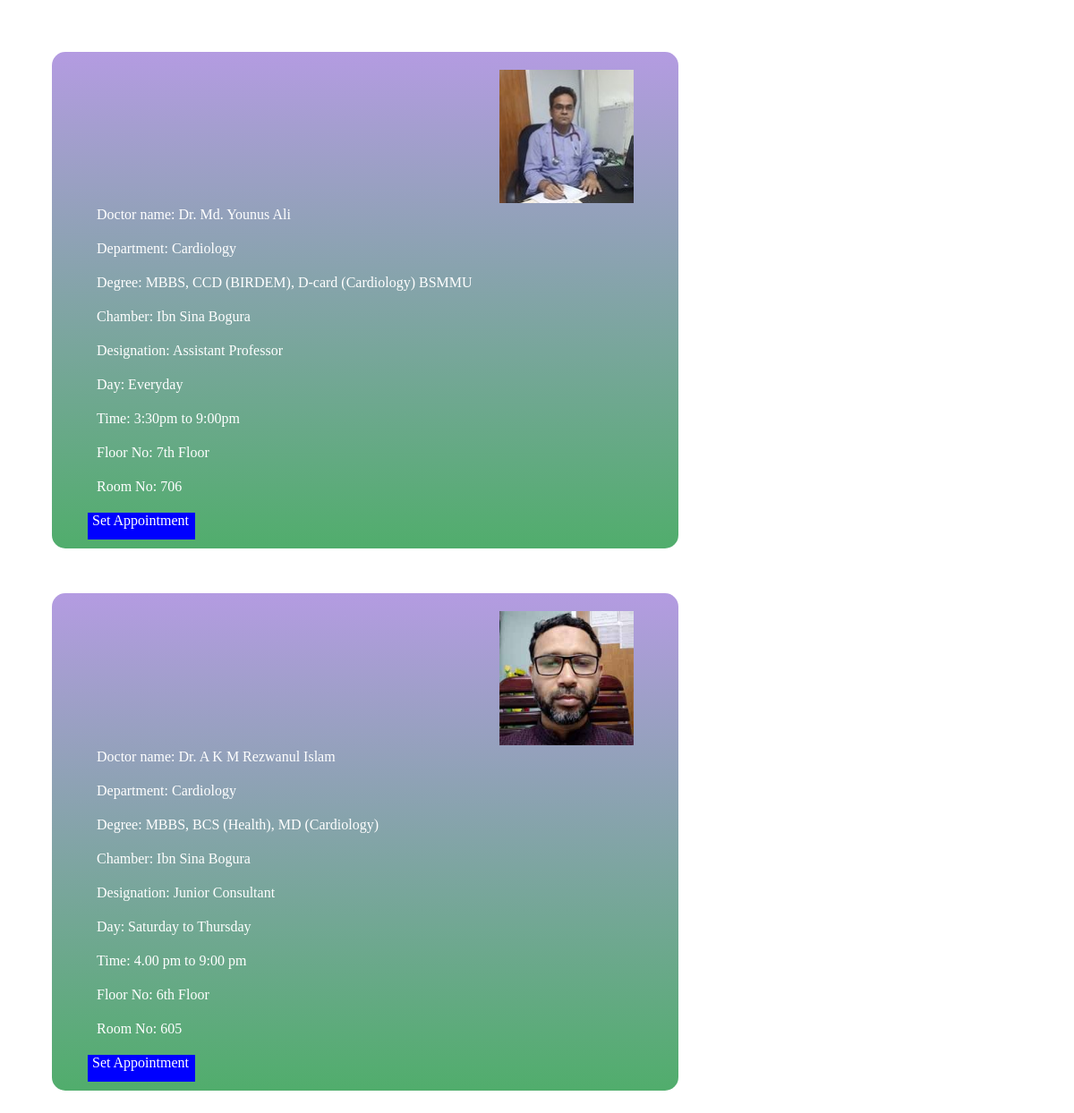
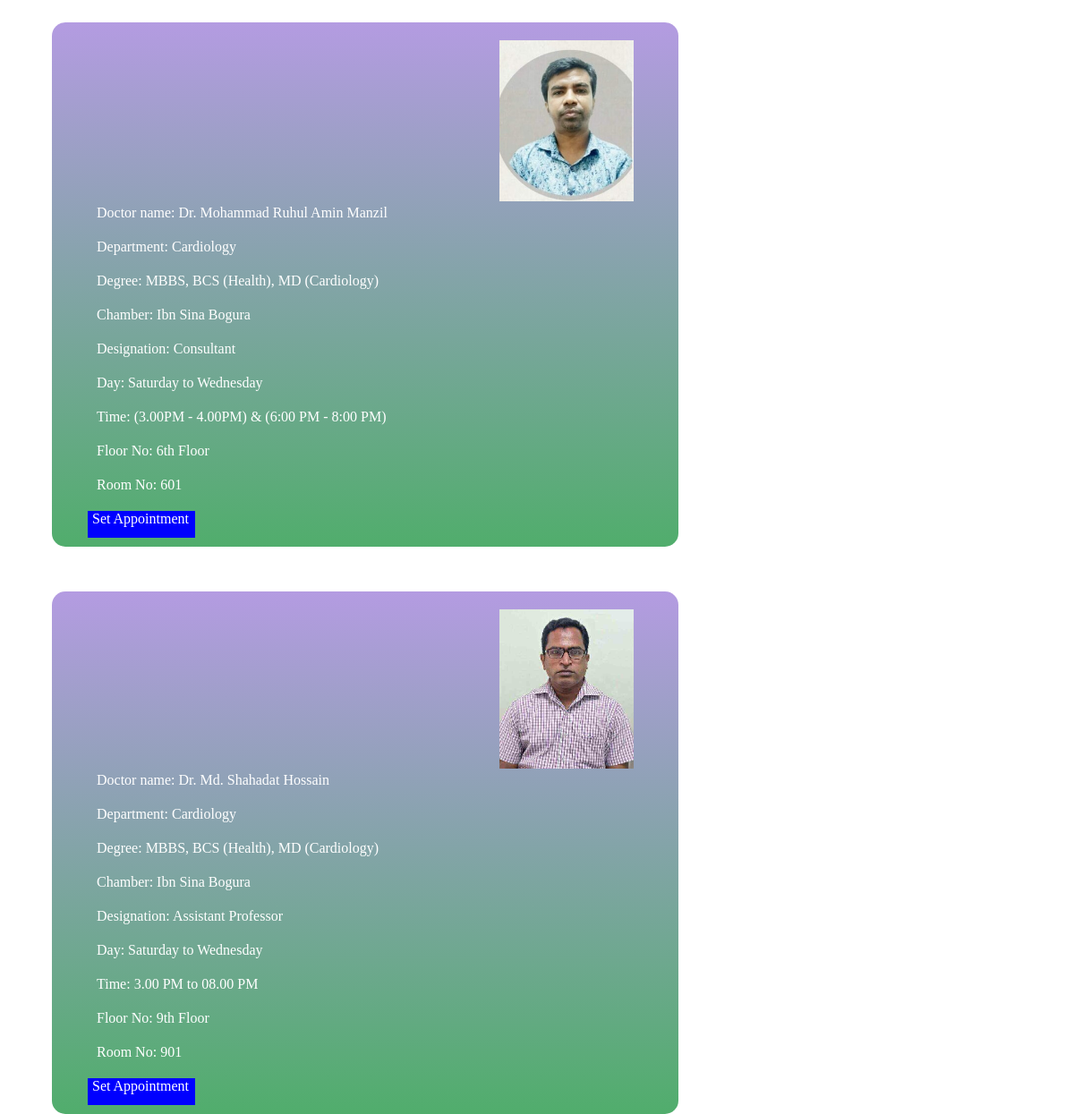
Page /doctor.php?category_id=5 on the committed database (2 pictures, top to bottom).
### tables this page shows
CREATE TABLE `doctors` (
  `doctor_id` int(11) NOT NULL,
  `doctor_name` varchar(100) NOT NULL,
  `email_name` varchar(100) NOT NULL,
  `password` varchar(100) NOT NULL,
  `image_name` varchar(255) NOT NULL,
  `catagory_id` int(11) NOT NULL,
  `degree` varchar(255) NOT NULL,
  `chamber_name` varchar(255) NOT NULL,
  `designation` varchar(100) NOT NULL,
  `day` varchar(50) NOT NULL,
  `time_schedule` varchar(100) NOT NULL,
  `floor_no` varchar(20) NOT NULL,
  `room_no` varchar(20) NOT NULL
);

CREATE TABLE `category` (
  `category_id` int(11) NOT NULL,
  `category_name` varchar(100) NOT NULL,
  `image_name` varchar(255) NOT NULL
);

### doctor.php (the view, shortened to what this page needs)
<?php include('data_con/database.php'); ?>
<!DOCTYPE html>
<html lang="en">
<head>
<link rel="stylesheet" type="text/css" href="css-backend/doctor.css" />
</head>
<body>
    <?php
        if(isset($_GET['category_id'])){
        $category_id = $_GET['category_id'];
        $sql = "SELECT category_name FROM category WHERE category_id=$category_id";
        $res = mysqli_query($con, $sql);
        $row = mysqli_fetch_assoc($res);
        $category_name = $row['category_name'];
        }
        else{
        header('location:'.SITEURL);
        }
    ?>
<div class="main">
            <?php
                $sql2 = " SELECT * FROM doctors WHERE catagory_id=$category_id ";
                $res2 = mysqli_query($con, $sql2);
                $count2 = mysqli_num_rows($res2);
                if($count2>0){
                  while($row2 = mysqli_fetch_assoc($res2)){
                    $doctor_id = $row2['doctor_id'];
                    $doctor_name = $row2['doctor_name'];
                    $image_name = $row2['image_name'];
                    $degree = $row2['degree'];
                    $chamber_name = $row2['chamber_name'];
                    $designation = $row2['designation'];
                    $day = $row2['day'];
                    $time_schedule = $row2['time_schedule'];
                    $floor_no = $row2['floor_no'];
                    $room_no = $row2['room_no'];
                    ?>
    <div class= "container">
        <div style="width: 150px; margin-left: 500px;">
        <?php
                        if($image_name==""){
                          echo "not available";
                        }
                        else{
                          ?>
            <img width="100%;" src="<?php echo SITEURL; ?>images/doctor/<?php echo $image_name ?>" alt="">
            <?php
                        }
                      ?>
        </div>
        <div class="inside">
            <a id="doctorTitle" class="doctorDb">Doctor name:</a>
            <span><a class="doctorDb"><?php echo $doctor_name ?></a></span>
        </div>
        <div class="inside">
            <a id="doctorTitle" class="doctorDb">Department:</a>
            <span><a class="doctorDb"><?php echo $category_name ?></a></span>
        </div>
        <div class="inside">
            <a id="doctorTitle" class="doctorDb">Degree:</a>
            <span><a class="doctorDb"><?php echo $degree ?></a></span>
        </div>
        <div class="inside">
            <a id="doctorTitle" class="doctorDb">Chamber:</a>
            <span><a class="doctorDb"><?php echo $chamber_name ?></a></span>
        </div>
        <div class="inside">
            <a id="doctorTitle" class="doctorDb">Designation:</a>
            <span><a class="doctorDb"><?php echo $designation ?></a></span>
        </div>
        <div class="inside">
            <a id="doctorTitle" class="doctorDb">Day:</a>
            <span><a class="doctorDb"><?php echo $day ?></a></span>
        </div>
        <div class="inside">
            <a id="doctorTitle" class="doctorDb">Time:</a>
            <span><a class="doctorDb"><?php echo $time_schedule ?></a></span>
        </div>
        <div class="inside">
            <a id="doctorTitle" class="doctorDb">Floor No:</a>
            <span><a class="doctorDb"><?php echo $floor_no ?></a></span>
        </div>
        <div class="inside">
            <a id="doctorTitle" class="doctorDb">Room No:</a>
            <span><a class="doctorDb"><?php echo $room_no ?></a></span>
        </div>
        <div class="btn-box" style="margin-left: 40px; margin-bottom: 10px; background-color: blue; width: 120px; height: 30px;">
                  <a style="padding-left: 5px; padding-top: 3px; text-decoration: none; color: white;" href="check.php?doctor_id=<?php echo $doctor_id; ?>" name="submit">Set Appointment</a>
		</div>
    </div>
    <?php
                  }
                }
                else{
                  echo "Not avilable";
                }
              ?>
</div>
</body>
</html>

### css-backend/doctor.css (style rules this page uses)
.container { background: linear-gradient(rgba(138, 100, 209, 0.644),rgba(8, 139, 47, 0.705)); text-align: left; color: #fff; height: auto; width: 700px; padding-top: 20px; position: relative; left: 50px; margin-top: 50px; margin-right: 20px; float: left; border-radius: 15px; }
#doctorTitle { padding-left: 50px; }
.inside { padding-bottom: 20px; }

### rows in the picture
doctors: image_name (picture), doctor_name "Dr. Md. Younus Ali", degree "MBBS, CCD (BIRDEM), D-card (Cardiology) BSMMU", chamber_name "Ibn Sina Bogura", designation "Assistant Professor", day "Everyday", time_schedule "3:30pm to 9:00pm", floor_no "7th Floor", room_no "706"
category: category_name "Cardiology"
doctors: image_name (picture), doctor_name "Dr. A K M Rezwanul Islam", degree "MBBS, BCS (Health), MD (Cardiology)", chamber_name "Ibn Sina Bogura", designation "Junior Consultant", day "Saturday to Thursday", time_schedule "4.00 pm to 9:00 pm", floor_no "6th Floor", room_no "605"
doctors: image_name (picture), doctor_name "Dr. Mohammad Ruhul Amin Manzil", degree "MBBS, BCS (Health), MD (Cardiology)", chamber_name "Ibn Sina Bogura", designation "Consultant", day "Saturday to Wednesday", time_schedule "(3.00PM - 4.00PM) & (6:00 PM - 8:00 PM)", floor_no "6th Floor", room_no "601"
doctors: image_name (picture), doctor_name "Dr. Md. Shahadat Hossain", degree "MBBS, BCS (Health), MD (Cardiology)", chamber_name "Ibn Sina Bogura", designation "Assistant Professor", day "Saturday to Wednesday", time_schedule "3.00 PM to 08.00 PM", floor_no "9th Floor", room_no "901"
